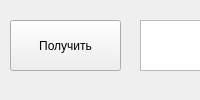
<?xml version="1.0" encoding="UTF-8"?>
<ui version="4.0">
 <class>MainWindow</class>
 <widget class="QMainWindow" name="MainWindow">
  <property name="windowTitle">
   <string>MainWindow</string>
  </property>
  <widget class="QWidget" name="centralwidget">
   <widget class="QPushButton" name="button">
    <property name="geometry">
     <rect>
      <x>10</x>
      <y>20</y>
      <width>111</width>
      <height>51</height>
     </rect>
    </property>
    <property name="text">
     <string>Получить</string>
    </property>
   </widget>
   <widget class="QTextBrowser" name="text_field">
    <property name="geometry">
     <rect>
      <x>140</x>
      <y>20</y>
      <width>551</width>
      <height>51</height>
     </rect>
    </property>
   </widget>
  </widget>
 </widget>
 <resources/>
 <connections/>
</ui>
